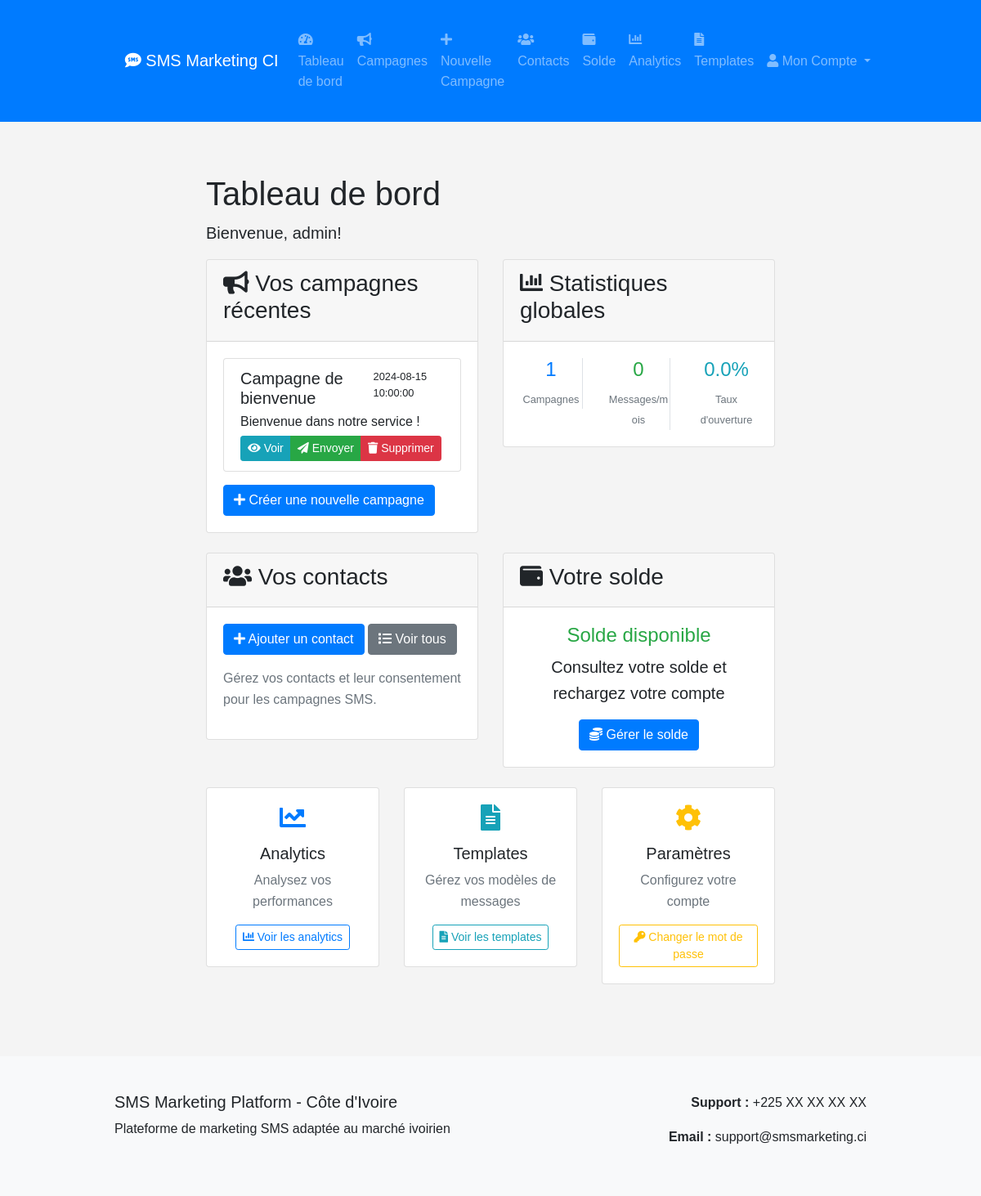
The app's page /dashboard (signed in) with its own data.
### tables this page shows
CREATE TABLE users (
                    id INTEGER PRIMARY KEY,
                    username TEXT UNIQUE NOT NULL,
                    email TEXT UNIQUE NOT NULL,
                    password_hash TEXT NOT NULL
                );

CREATE TABLE campaigns (
                    id INTEGER PRIMARY KEY,
                    user_id INTEGER NOT NULL,
                    name TEXT NOT NULL,
                    message TEXT NOT NULL,
                    scheduled_date TEXT NOT NULL,
                    created_at TIMESTAMP DEFAULT CURRENT_TIMESTAMP,
                    FOREIGN KEY (user_id) REFERENCES users (id)
                );

### app.py (the view)
@app.route('/dashboard')
def dashboard():
    if 'user_id' not in session:
        return redirect(url_for('login'))
    platform = SMSMarketingPlatform()
    user_info = platform.get_user_info(session['user_id'])
    campaigns = platform.get_user_campaigns(session['user_id'])
    total_campaigns = len(campaigns)
    monthly_messages = platform.get_monthly_messages(session['user_id'])
    average_open_rate = platform.get_average_open_rate(session['user_id'])
    return render_template('dashboard.html', user_info=user_info, campaigns=campaigns,
                           total_campaigns=total_campaigns, monthly_messages=monthly_messages,
                           average_open_rate=average_open_rate) #contacts=contacts)

### sms_platform.py (called while the page is built)
    def get_user_info(self, user_id):
        self.cursor.execute('SELECT username, email FROM users WHERE id = ?', (user_id,))
        return self.cursor.fetchone()

    def get_user_campaigns(self, user_id):
        self.cursor.execute('''
            SELECT id, name, message, scheduled_date, created_at
            FROM campaigns
            WHERE user_id = ?
            ORDER BY created_at DESC LIMIT 5
        ''', (user_id,))
        return self.cursor.fetchall()

    def get_monthly_messages(self, user_id):
        first_of_month = datetime.now().replace(day=1).strftime('%Y-%m-%d')
        self.cursor.execute('''
            SELECT COUNT(*) FROM sent_messages
            JOIN campaigns ON sent_messages.campaign_id = campaigns.id
            WHERE campaigns.user_id = ? AND sent_messages.sent_date >= ?
        ''', (user_id, first_of_month))
        return self.cursor.fetchone()[0]

    def get_average_open_rate(self, user_id):
        self.cursor.execute('''
            SELECT AVG(CASE WHEN status = 'OPENED' THEN 100.0 ELSE 0 END)
            FROM sent_messages
            JOIN campaigns ON sent_messages.campaign_id = campaigns.id
            WHERE campaigns.user_id = ?
        ''', (user_id,))
        result = self.cursor.fetchone()[0]
        return result if result is not None else 0

    def initialize_sms_providers(self):
        import os
        orange_key = os.getenv('ORANGE_API_KEY')
        mtn_key = os.getenv('MTN_API_KEY')
        moov_key = os.getenv('MOOV_API_KEY')
        self.sms_manager = create_ivory_coast_sms_manager(
            orange_api_key=orange_key,
            mtn_api_key=mtn_key,
            moov_api_key=moov_key
        )

### sms_providers.py (called while the page is built)
def create_ivory_coast_sms_manager(orange_api_key: str = None,
                                  mtn_api_key: str = None,
                                  moov_api_key: str = None) -> SMSManager:
    manager = SMSManager()
    if orange_api_key:
        manager.add_provider('orange', OrangeSMS(orange_api_key))
    if mtn_api_key:
        manager.add_provider('mtn', MTNSMS(mtn_api_key))
    if moov_api_key:
        manager.add_provider('moov', MoovSMS(moov_api_key))
    if orange_api_key:
        manager.set_default_provider('orange')
    elif mtn_api_key:
        manager.set_default_provider('mtn')
    elif moov_api_key:
        manager.set_default_provider('moov')
    return manager

    def set_default_provider(self, name: str):
        if name in self.providers:
            self.default_provider = name

### templates/dashboard.html
{% extends "base.html" %}
{% block content %}
<div class="container">
    <h1>Tableau de bord</h1>
    <p class="lead">Bienvenue, {{ user_info[0] if user_info else 'Utilisateur'}}!</p>
    <div class="row">
        <div class="col-md-6">
            <div class="card">
                <div class="card-header">
                    <h3><i class="fas fa-bullhorn"></i> Vos campagnes récentes</h3>
                </div>
                <div class="card-body">
                    {% if campaigns %}
                        <div class="list-group">
                            {% for campaign in campaigns %}
                                <div class="list-group-item">
                                    <div class="d-flex w-100 justify-content-between">
                                        <h5 class="mb-1">{{ campaign[1] }}</h5>
                                        <small>{{ campaign[3] }}</small>
                                    </div>
                                    <p class="mb-1">{{ campaign[2][:50] }}{% if campaign[2]|length > 50 %}...{% endif %}</p>
                                    <div class="btn-group" role="group">
                                        <a href="{{ url_for('view_campaign', campaign_id=campaign[0]) }}" class="btn btn-sm btn-info">
                                            <i class="fas fa-eye"></i> Voir
                                        </a>
                                        <a href="{{ url_for('send_campaign', campaign_id=campaign[0]) }}" class="btn btn-sm btn-success">
                                            <i class="fas fa-paper-plane"></i> Envoyer
                                        </a>
                                        <a href="{{ url_for('delete_campaign', campaign_id=campaign[0]) }}" class="btn btn-sm btn-danger">
                                            <i class="fas fa-trash"></i> Supprimer
                                        </a>
                                    </div>
                                </div>
                            {% endfor %}
                        </div>
                    {% else %}
                        <div class="text-center py-3">
                            <i class="fas fa-bullhorn fa-3x text-muted mb-3"></i>
                            <p class="text-muted">Aucune campagne créée</p>
                        </div>
                    {% endif %}
                    <div class="mt-3">
                        <a href="{{ url_for('create_campaign') }}" class="btn btn-primary">
                            <i class="fas fa-plus"></i> Créer une nouvelle campagne
                        </a>
                    </div>
                </div>
            </div>
        </div>
        <div class="col-md-6">
            <div class="card">
                <div class="card-header">
                    <h3><i class="fas fa-chart-bar"></i> Statistiques globales</h3>
                </div>
                <div class="card-body">
                    <div class="row text-center">
                        <div class="col-4">
                            <div class="border-right">
                                <h4 class="text-primary">{{ total_campaigns }}</h4>
                                <small class="text-muted">Campagnes</small>
                            </div>
                        </div>
                        <div class="col-4">
                            <div class="border-right">
                                <h4 class="text-success">{{ monthly_messages }}</h4>
                                <small class="text-muted">Messages/mois</small>
                            </div>
                        </div>
                        <div class="col-4">
                            <h4 class="text-info">{{ "%.1f"|format(average_open_rate) }}%</h4>
                            <small class="text-muted">Taux d'ouverture</small>
                        </div>
                    </div>
                </div>
            </div>
        </div>
    </div>
    <div class="row mt-4">
        <div class="col-md-6">
            <div class="card">
                <div class="card-header">
                    <h3><i class="fas fa-users"></i> Vos contacts</h3>
                </div>
                <div class="card-body">
                    <div class="mb-3">
                        <a href="{{ url_for('add_contact') }}" class="btn btn-primary">
                            <i class="fas fa-plus"></i> Ajouter un contact
                        </a>
                        <a href="{{ url_for('contacts') }}" class="btn btn-secondary">
                            <i class="fas fa-list"></i> Voir tous
                        </a>
                    </div>
                    <p class="text-muted">Gérez vos contacts et leur consentement pour les campagnes SMS.</p>
                </div>
            </div>
        </div>
        <div class="col-md-6">
            <div class="card">
                <div class="card-header">
                    <h3><i class="fas fa-wallet"></i> Votre solde</h3>
                </div>
                <div class="card-body">
                    <div class="text-center">
                        <h4 class="text-success">Solde disponible</h4>
                        <p class="lead">Consultez votre solde et rechargez votre compte</p>
                        <a href="{{ url_for('balance') }}" class="btn btn-primary">
                            <i class="fas fa-coins"></i> Gérer le solde
                        </a>
                    </div>
                </div>
            </div>
        </div>
    </div>
    <div class="row mt-4">
        <div class="col-md-4">
            <div class="card">
                <div class="card-body text-center">
                    <i class="fas fa-chart-line fa-2x text-primary mb-3"></i>
                    <h5>Analytics</h5>
                    <p class="text-muted">Analysez vos performances</p>
                    <a href="{{ url_for('analytics') }}" class="btn btn-outline-primary btn-sm">
                        <i class="fas fa-chart-bar"></i> Voir les analytics
                    </a>
                </div>
            </div>
        </div>
        <div class="col-md-4">
            <div class="card">
                <div class="card-body text-center">
                    <i class="fas fa-file-alt fa-2x text-info mb-3"></i>
                    <h5>Templates</h5>
                    <p class="text-muted">Gérez vos modèles de messages</p>
                    <a href="{{ url_for('templates') }}" class="btn btn-outline-info btn-sm">
                        <i class="fas fa-file-alt"></i> Voir les templates
                    </a>
                </div>
            </div>
        </div>
        <div class="col-md-4">
            <div class="card">
                <div class="card-body text-center">
                    <i class="fas fa-cog fa-2x text-warning mb-3"></i>
                    <h5>Paramètres</h5>
                    <p class="text-muted">Configurez votre compte</p>
                    <a href="{{ url_for('change_password') }}" class="btn btn-outline-warning btn-sm">
                        <i class="fas fa-key"></i> Changer le mot de passe
                    </a>
                </div>
            </div>
        </div>
    </div>
</div>
{% endblock %}

### static/css/style.css (style rules this page uses)
body { font-family: Arial, sans-serif; line-height: 1.6; margin: 0; padding: 0; background-color: #f4f4f4; }
.container { width: 80%; margin: auto; overflow: hidden; padding: 20px; }

### records on screen
users: username "admin"
campaigns: name "Campagne de bienvenue", scheduled_date "2024-08-15 10:00:00", message "Bienvenue dans notre service !"

### other values on screen
{{ total_campaigns }} "1"
{{ monthly_messages }} "0"
{{ "%.1f"|format(average_open_rate) }} "0.0"
